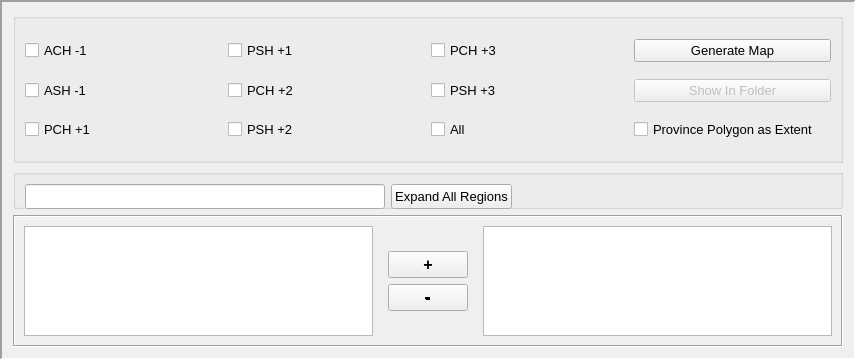
         <widget class="QFrame" name="generatemapPanel">
          <property name="enabled">
           <bool>true</bool>
          </property>
          <property name="minimumSize">
           <size>
            <width>0</width>
            <height>360</height>
           </size>
          </property>
          <property name="maximumSize">
           <size>
            <width>16777215</width>
            <height>350</height>
           </size>
          </property>
          <property name="frameShape">
           <enum>QFrame::Panel</enum>
          </property>
          <property name="frameShadow">
           <enum>QFrame::Sunken</enum>
          </property>
          <property name="lineWidth">
           <number>2</number>
          </property>
          <property name="midLineWidth">
           <number>1</number>
          </property>
          <layout class="QGridLayout" name="gridLayout_17">
           <item row="2" column="0">
            <widget class="QFrame" name="frame_optional_1">
             <property name="enabled">
              <bool>true</bool>
             </property>
             <property name="frameShape">
              <enum>QFrame::Box</enum>
             </property>
             <property name="frameShadow">
              <enum>QFrame::Sunken</enum>
             </property>
             <layout class="QHBoxLayout" name="horizontalLayout_2">
              <item>
               <widget class="QTreeWidget" name="treeWidget_option_1">
                <property name="font">
                 <font>
                  <family>Tahoma</family>
                  <pointsize>9</pointsize>
                 </font>
                </property>
                <property name="selectionMode">
                 <enum>QAbstractItemView::MultiSelection</enum>
                </property>
                <property name="selectionBehavior">
                 <enum>QAbstractItemView::SelectItems</enum>
                </property>
                <property name="headerHidden">
                 <bool>true</bool>
                </property>
                <column>
                 <property name="text">
                  <string notr="true">1</string>
                 </property>
                </column>
               </widget>
              </item>
              <item>
               <widget class="QWidget" name="widget_2" native="true">
                <layout class="QVBoxLayout" name="verticalLayout_4">
                 <item>
                  <spacer name="verticalSpacer_6">
                   <property name="orientation">
                    <enum>Qt::Vertical</enum>
                   </property>
                   <property name="sizeHint" stdset="0">
                    <size>
                     <width>20</width>
                     <height>40</height>
                    </size>
                   </property>
                  </spacer>
                 </item>
                 <item>
                  <widget class="QPushButton" name="addSelected_1">
                   <property name="font">
                    <font>
                     <pointsize>12</pointsize>
                     <weight>75</weight>
                     <bold>true</bold>
                     <strikeout>false</strikeout>
                    </font>
                   </property>
                   <property name="text">
                    <string>+</string>
                   </property>
                  </widget>
                 </item>
                 <item>
                  <widget class="QPushButton" name="deleteUnselected_1">
                   <property name="font">
                    <font>
                     <family>MS Shell Dlg 2</family>
                     <pointsize>12</pointsize>
                     <weight>75</weight>
                     <italic>false</italic>
                     <bold>true</bold>
                     <underline>false</underline>
                     <strikeout>true</strikeout>
                    </font>
                   </property>
                   <property name="text">
                    <string>-</string>
                   </property>
                  </widget>
                 </item>
                 <item>
                  <spacer name="verticalSpacer_7">
                   <property name="orientation">
                    <enum>Qt::Vertical</enum>
                   </property>
                   <property name="sizeHint" stdset="0">
                    <size>
                     <width>20</width>
                     <height>40</height>
                    </size>
                   </property>
                  </spacer>
                 </item>
                </layout>
               </widget>
              </item>
              <item>
               <widget class="QTreeWidget" name="treeWidget_selected_1">
                <property name="font">
                 <font>
                  <family>Tahoma</family>
                  <pointsize>9</pointsize>
                 </font>
                </property>
                <property name="selectionMode">
                 <enum>QAbstractItemView::MultiSelection</enum>
                </property>
                <property name="selectionBehavior">
                 <enum>QAbstractItemView::SelectItems</enum>
                </property>
                <property name="headerHidden">
                 <bool>true</bool>
                </property>
                <column>
                 <property name="text">
                  <string notr="true">1</string>
                 </property>
                </column>
               </widget>
              </item>
             </layout>
            </widget>
           </item>
           <item row="0" column="0">
            <widget class="QGroupBox" name="groupBox_5">
             <property name="enabled">
              <bool>true</bool>
             </property>
             <property name="minimumSize">
              <size>
               <width>830</width>
               <height>150</height>
              </size>
             </property>
             <property name="maximumSize">
              <size>
               <width>830</width>
               <height>150</height>
              </size>
             </property>
             <property name="font">
              <font>
               <pointsize>10</pointsize>
               <weight>50</weight>
               <bold>false</bold>
              </font>
             </property>
             <property name="autoFillBackground">
              <bool>false</bool>
             </property>
             <property name="title">
              <string/>
             </property>
             <property name="flat">
              <bool>false</bool>
             </property>
             <layout class="QGridLayout" name="gridLayout_25">
              <item row="0" column="3">
               <widget class="QPushButton" name="generatemapButton">
                <property name="enabled">
                 <bool>true</bool>
                </property>
                <property name="text">
                 <string>Generate Map</string>
                </property>
               </widget>
              </item>
              <item row="1" column="2">
               <widget class="QCheckBox" name="psh_3_map">
                <property name="enabled">
                 <bool>true</bool>
                </property>
                <property name="text">
                 <string>PSH +3</string>
                </property>
               </widget>
              </item>
              <item row="1" column="1">
               <widget class="QCheckBox" name="pch_2_map">
                <property name="enabled">
                 <bool>true</bool>
                </property>
                <property name="text">
                 <string>PCH +2</string>
                </property>
               </widget>
              </item>
              <item row="2" column="3">
               <widget class="QCheckBox" name="province_extent">
                <property name="enabled">
                 <bool>true</bool>
                </property>
                <property name="text">
                 <string>Province Polygon as Extent</string>
                </property>
               </widget>
              </item>
              <item row="0" column="0">
               <widget class="QCheckBox" name="ach_1_map">
                <property name="enabled">
                 <bool>true</bool>
                </property>
                <property name="text">
                 <string>ACH -1</string>
                </property>
               </widget>
              </item>
              <item row="0" column="2">
               <widget class="QCheckBox" name="pch_3_map">
                <property name="enabled">
                 <bool>true</bool>
                </property>
                <property name="text">
                 <string>PCH +3</string>
                </property>
               </widget>
              </item>
              <item row="1" column="3">
               <widget class="QPushButton" name="showGenerateMapFolder">
                <property name="enabled">
                 <bool>false</bool>
                </property>
                <property name="text">
                 <string>Show In Folder</string>
                </property>
               </widget>
              </item>
              <item row="2" column="0">
               <widget class="QCheckBox" name="pch_1_map">
                <property name="enabled">
                 <bool>true</bool>
                </property>
                <property name="text">
                 <string>PCH +1</string>
                </property>
               </widget>
              </item>
              <item row="0" column="1">
               <widget class="QCheckBox" name="psh_1_map">
                <property name="enabled">
                 <bool>true</bool>
                </property>
                <property name="text">
                 <string>PSH +1</string>
                </property>
               </widget>
              </item>
              <item row="2" column="2">
               <widget class="QCheckBox" name="check_all_map">
                <property name="enabled">
                 <bool>true</bool>
                </property>
                <property name="text">
                 <string>All</string>
                </property>
               </widget>
              </item>
              <item row="2" column="1">
               <widget class="QCheckBox" name="psh_2_map">
                <property name="enabled">
                 <bool>true</bool>
                </property>
                <property name="text">
                 <string>PSH +2</string>
                </property>
               </widget>
              </item>
              <item row="1" column="0">
               <widget class="QCheckBox" name="ash_1_map">
                <property name="enabled">
                 <bool>true</bool>
                </property>
                <property name="text">
                 <string>ASH -1</string>
                </property>
               </widget>
              </item>
             </layout>
            </widget>
           </item>
           <item row="1" column="0">
            <widget class="QGroupBox" name="groupBox_7">
             <property name="enabled">
              <bool>true</bool>
             </property>
             <property name="minimumSize">
              <size>
               <width>830</width>
               <height>40</height>
              </size>
             </property>
             <property name="maximumSize">
              <size>
               <width>830</width>
               <height>150</height>
              </size>
             </property>
             <property name="font">
              <font>
               <pointsize>10</pointsize>
               <weight>50</weight>
               <bold>false</bold>
              </font>
             </property>
             <property name="autoFillBackground">
              <bool>false</bool>
             </property>
             <property name="title">
              <string/>
             </property>
             <property name="flat">
              <bool>false</bool>
             </property>
             <layout class="QGridLayout" name="gridLayout_28">
              <item row="0" column="1">
               <widget class="QPushButton" name="expand_1">
                <property name="minimumSize">
                 <size>
                  <width>0</width>
                  <height>25</height>
                 </size>
                </property>
                <property name="font">
                 <font>
                  <pointsize>10</pointsize>
                  <weight>50</weight>
                  <bold>false</bold>
                  <strikeout>false</strikeout>
                 </font>
                </property>
                <property name="text">
                 <string>Expand All Regions</string>
                </property>
               </widget>
              </item>
              <item row="0" column="0">
               <widget class="QLineEdit" name="search_option1">
                <property name="minimumSize">
                 <size>
                  <width>360</width>
                  <height>25</height>
                 </size>
                </property>
                <property name="maximumSize">
                 <size>
                  <width>65</width>
                  <height>16777215</height>
                 </size>
                </property>
                <property name="font">
                 <font>
                  <pointsize>8</pointsize>
                 </font>
                </property>
                <property name="text">
                 <string/>
                </property>
                <property name="maxLength">
                 <number>200</number>
                </property>
                <property name="dragEnabled">
                 <bool>true</bool>
                </property>
               </widget>
              </item>
              <item row="0" column="2">
               <spacer name="horizontalSpacer">
                <property name="orientation">
                 <enum>Qt::Horizontal</enum>
                </property>
                <property name="sizeHint" stdset="0">
                 <size>
                  <width>20</width>
                  <height>20</height>
                 </size>
                </property>
               </spacer>
              </item>
             </layout>
            </widget>
           </item>
          </layout>
         </widget>
